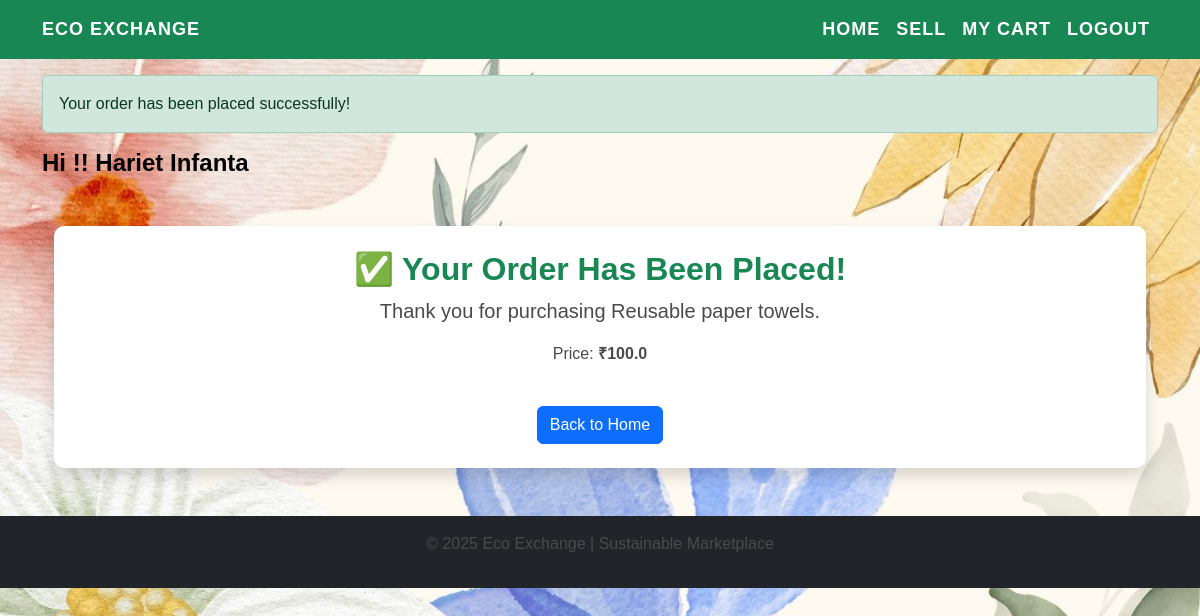
Page /buy/6 (signed in) on the committed database.
### models.py (models this page shows)
class User(db.Model, UserMixin):
    id = db.Column(db.Integer, primary_key=True)
    username = db.Column(db.String(100), nullable=False, unique=True)
    email = db.Column(db.String(120), nullable=False, unique=True)
    password = db.Column(db.String(200), nullable=False)
    products = db.relationship('Product', backref='owner', lazy=True)
    cart = db.relationship('Cart', uselist=False, backref='user', lazy=True)  # Ensures one cart per user

class Product(db.Model):
    id = db.Column(db.Integer, primary_key=True)
    name = db.Column(db.String(100), nullable=False)
    description = db.Column(db.Text, nullable=False)
    price = db.Column(db.Float, nullable=False)
    image_url = db.Column(db.String(255), nullable=True)
    user_id = db.Column(db.Integer, db.ForeignKey('user.id'), nullable=False)

### app.py (the view)
@app.route('/buy/<int:product_id>', methods=['GET'])
@login_required
def buy(product_id):
    product = Product.query.get_or_404(product_id)
    flash('Your order has been placed successfully!', 'success')
    return render_template('order_confirmation.html', product=product)

### app.py (called while the page is built)
@login_manager.user_loader
def load_user(user_id):
    return db.session.get(User, int(user_id))

### templates/order_confirmation.html (shortened to what this page needs)
{% extends 'base.html' %}
{% block content %}
<div class="container text-center mt-5">
    <div class="card shadow p-4">
        <h2 class="text-success">✅ Your Order Has Been Placed!</h2>
        <p class="lead">Thank you for purchasing <strong>{{ product.name }}</strong>.</p>
        <p>Price: <strong>₹{{ product.price }}</strong></p>
        <div class="mt-4">
            <a href="{{ url_for('home') }}" class="btn btn-primary">Back to Home</a>
        </div>
    </div>
</div>
{% endblock %}

### templates/base.html (shortened to what this page needs)
<!DOCTYPE html>
<html lang="en">
<head>
    <link rel="stylesheet" href="https://cdn.jsdelivr.net/npm/bootstrap@5.3.0/dist/css/bootstrap.min.css">
    <link rel="stylesheet" href="{{ url_for('static', filename='style.css') }}">
</head>
<body>
    <nav class="navbar navbar-expand-lg navbar-dark bg-success">
        <div class="container">
            <a class="navbar-brand text-white fw-bold" href="{{ url_for('home') }}">Eco Exchange</a>
            <div class="collapse navbar-collapse" id="navbarNav">
                <ul class="navbar-nav ms-auto">
                    <li class="nav-item"><a class="nav-link {% if request.endpoint == 'home' %}active{% endif %}" href="{{ url_for('home') }}">Home</a></li>
                    {% if current_user.is_authenticated %}
                        <li class="nav-item"><a class="nav-link {% if request.endpoint == 'sell' %}active{% endif %}" href="{{ url_for('sell') }}">Sell</a></li>
                        <li class="nav-item"><a class="nav-link {% if request.endpoint == 'my_cart' %}active{% endif %}" href="{{ url_for('my_cart') }}">My Cart</a></li>
                        <li class="nav-item"><a class="nav-link" href="{{ url_for('logout') }}">Logout</a></li>
                    {% else %}
                        <li class="nav-item"><a class="nav-link {% if request.endpoint == 'login' %}active{% endif %}" href="{{ url_for('login') }}">Login</a></li>
                        <li class="nav-item"><a class="nav-link {% if request.endpoint == 'register' %}active{% endif %}" href="{{ url_for('register') }}">Register</a></li>
                    {% endif %}
                </ul>
            </div>
        </div>
    </nav>
    <div class="container mt-3">
        {% with messages = get_flashed_messages(with_categories=True) %}
            {% if messages %}
                {% for category, message in messages %}
                    <div class="alert alert-{{ category }}">{{ message }}</div>
                {% endfor %}
            {% endif %}
        {% endwith %}
    </div>
    <div class="container mt-3">
        {% if current_user.is_authenticated %}
            <h4 class="text-success fw-bold">Hi !! {{ current_user.username.title() }}</h4>
        {% endif %}
    </div>
    <div class="container mt-4">
        {% block content %}{% endblock %}
    </div>
    <footer class="text-center py-3 bg-dark text-white mt-5">
        <p>&copy; 2025 Eco Exchange | Sustainable Marketplace</p>
    </footer>

### static/style.css (style rules this page uses)
.navbar-nav .nav-link, .navbar-brand { color: white !important; font-weight: bold; font-size: 18px; text-transform: uppercase; letter-spacing: 1px; }
h4.text-success { color: black !important; }
h2 { color: black !important; font-weight: bold; }
body { background-image: url('images/eco-pattern.png'); background-size: cover; background-position: center; background-repeat: no-repeat; background-attachment: fixed; font-family: 'Poppins', sans-serif; color: #2E7D32; }
.card { border-radius: 10px; box-shadow: 0 4px 8px rgba(0, 0, 0, 0.1); border: none; background-color: #ffffff; transition: transform 0.2s ease-in-out; }
p { color: #4A4A4A; }

### rows in the picture
User: username "Hariet Infanta"
Product: name "Reusable paper towels", price "100.0"

### other values in the picture
{{ message }} "Your order has been placed successfully!"
